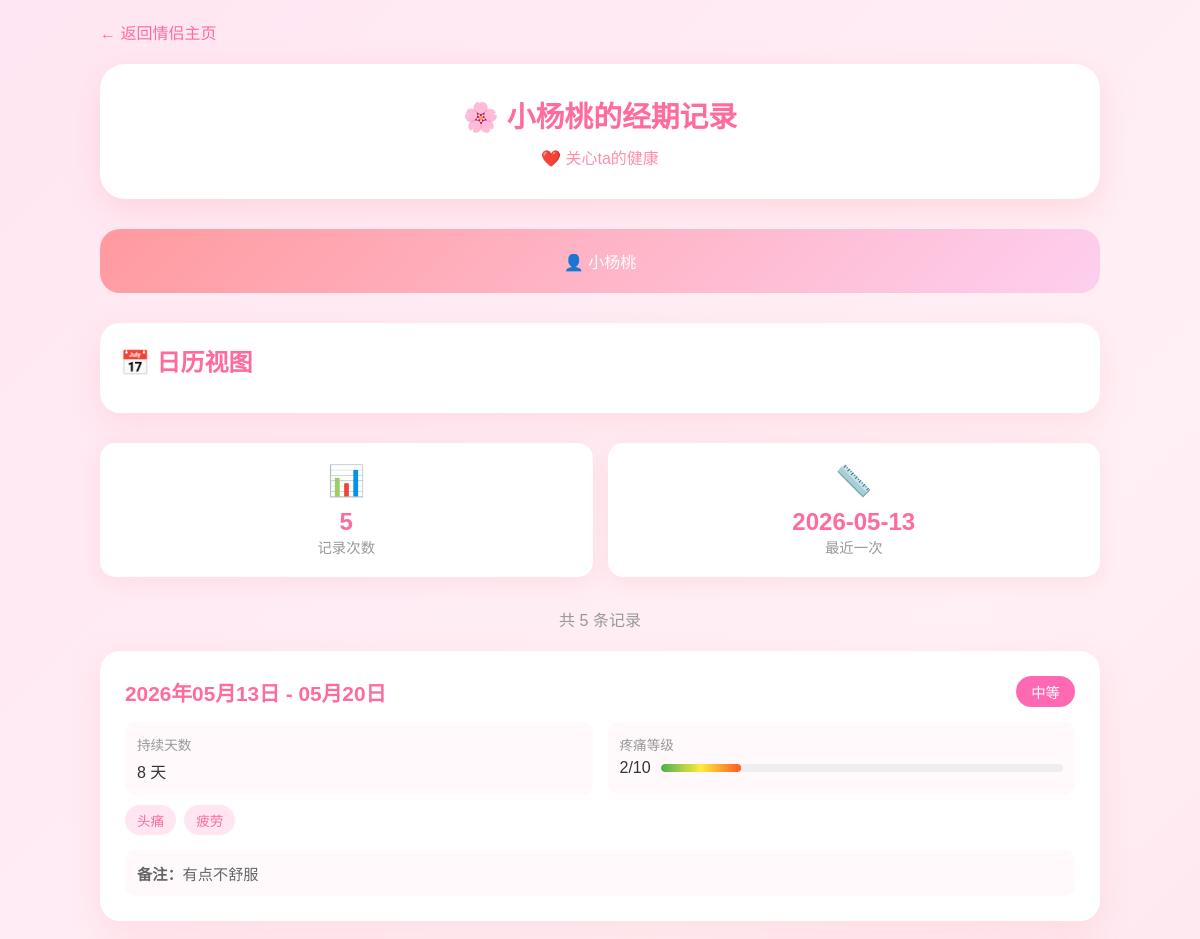
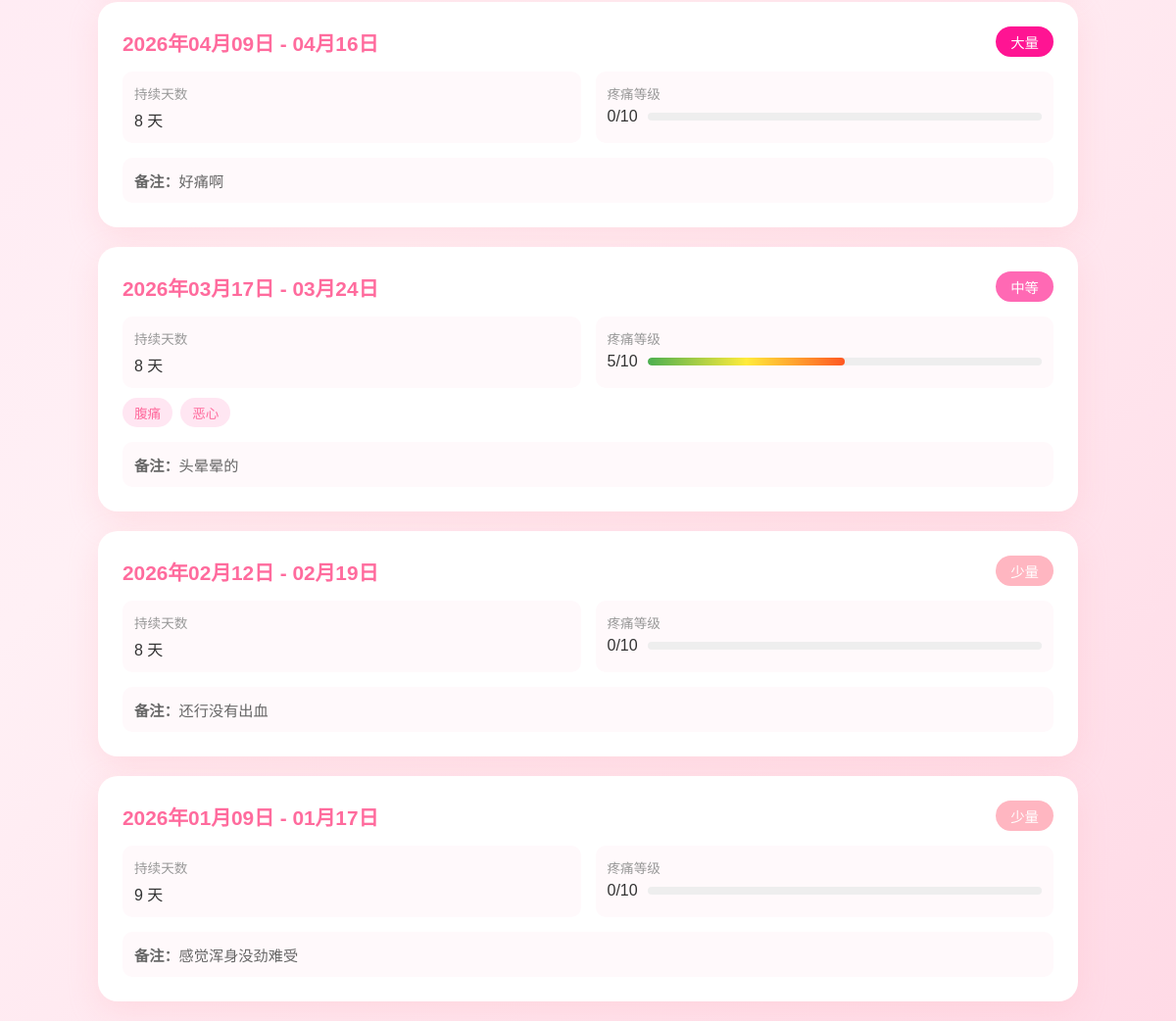
The page /partner/periods (signed in) on the database its author committed (2 pictures, top to bottom).
### app.py (models this page shows)
class User(UserMixin, db.Model):
    id = db.Column(db.Integer, primary_key=True)
    username = db.Column(db.String(80), unique=True, nullable=False)
    password_hash = db.Column(db.String(200), nullable=False)
    email = db.Column(db.String(120), unique=True)
    nickname = db.Column(db.String(80))
    phone = db.Column(db.String(20))
    birthday = db.Column(db.Date)
    avatar = db.Column(db.String(200))
    is_admin = db.Column(db.Boolean, default=False)  # 管理员标识
    partner_id = db.Column(db.Integer, db.ForeignKey('user.id'), nullable=True)  # 情侣绑定
    created_at = db.Column(db.DateTime, default=datetime.now)
    periods = db.relationship('Period', backref='user', lazy=True)
    partner = db.relationship('User', remote_side=[id], backref='partner_of_me')

class Period(db.Model):
    id = db.Column(db.Integer, primary_key=True)
    user_id = db.Column(db.Integer, db.ForeignKey('user.id'), nullable=False)
    start_date = db.Column(db.Date, nullable=False)
    end_date = db.Column(db.Date, nullable=False)
    flow = db.Column(db.String(20), default='medium')
    pain_level = db.Column(db.Integer, default=0)  # 疼痛等级 0-10
    symptoms = db.Column(db.String(200))  # 症状，多个用逗号分隔
    notes = db.Column(db.Text)
    created_at = db.Column(db.DateTime, default=datetime.now)

### app.py (the view)
@app.route('/partner/periods')
@login_required
def partner_periods():
    if not current_user.partner_id:
        flash('请先绑定情侣！', 'error')
        return redirect(url_for('partner_page'))
    partner = User.query.get(current_user.partner_id)
    periods = Period.query.filter_by(user_id=partner.id).order_by(Period.start_date.desc()).all()
    return render_template('partner_periods.html', partner=partner, periods=periods)

### app.py (called while the page is built)
@login_manager.user_loader
def load_user(user_id):
    return User.query.get(int(user_id))

### templates/partner_periods.html (shortened to what this page needs)
<!DOCTYPE html>
<html lang="zh-CN">
<head>
</head>
<body>
    <div class="container">
        <a href="{{ url_for('partner_page') }}" class="back-link">← 返回情侣主页</a>
        <div class="header">
            <h1>🌸 {{ partner.username }}的经期记录</h1>
            <p class="subtitle">❤️ 关心ta的健康</p>
        </div>
        <div class="partner-info">
            <span>👤 {{ partner.username }}</span>
        </div>
        <div class="calendar-container">
            <h2 style="color: #ff6b9d; margin-bottom: 15px;">📅 日历视图</h2>
        </div>
        <div class="stats-grid">
            <div class="stat-card">
                <div class="icon">📊</div>
                <div class="stat-value">{{ periods|length }}</div>
                <div class="stat-label">记录次数</div>
            </div>
            {% if periods %}
            <div class="stat-card">
                <div class="icon">📏</div>
                <div class="stat-value">{{ periods[0].start_date.strftime('%Y-%m-%d') if periods else '-' }}</div>
                <div class="stat-label">最近一次</div>
            </div>
            {% endif %}
        </div>
        <div class="records-count">共 {{ periods|length }} 条记录</div>
        {% if periods %}
        <div class="records-grid">
            {% for period in periods %}
            <div class="record-card">
                <div class="record-header">
                    <div class="record-date">
                        {{ period.start_date.strftime('%Y年%m月%d日') }}
                        {% if period.end_date != period.start_date %}
                            - {{ period.end_date.strftime('%m月%d日') }}
                        {% endif %}
                    </div>
                    <span class="flow-badge flow-{{ period.flow }}">
                        {% if period.flow == 'light' %}少量
                        {% elif period.flow == 'medium' %}中等
                        {% else %}大量{% endif %}
                    </span>
                </div>
                <div class="record-details">
                    <div class="detail-item">
                        <div class="detail-label">持续天数</div>
                        <div class="detail-value">{{ (period.end_date - period.start_date).days + 1 }} 天</div>
                    </div>
                    <div class="detail-item">
                        <div class="detail-label">疼痛等级</div>
                        <div class="detail-value pain-level">
                            <span>{{ period.pain_level }}/10</span>
                            <div class="pain-bar">
                                <div class="pain-fill" style="width: {{ period.pain_level * 10 }}%"></div>
                            </div>
                        </div>
                    </div>
                </div>
                {% if period.symptoms %}
                <div class="symptoms">
                    {% for symptom in period.symptoms.split(',') %}
                    <span class="symptom-tag">{{ symptom }}</span>
                    {% endfor %}
                </div>
                {% endif %}
                {% if period.notes %}
                <div class="notes">
                    <strong>备注：</strong>{{ period.notes }}
                </div>
                {% endif %}
            </div>
            {% endfor %}
        </div>
        {% else %}
        <div class="empty-state">
            <div class="icon">📭</div>
            <h3>暂无经期记录</h3>
            <p>{{ partner.username }}还没有记录经期哦</p>
        </div>
        {% endif %}
    </div>
    <link href="https://cdn.jsdelivr.net/npm/fullcalendar@6.1.8/main.min.css" rel="stylesheet">
</body>
</html>

### templates/partner_periods.html (style rules this page uses)
* { margin: 0; padding: 0; box-sizing: border-box; }
body { font-family: 'Noto Sans SC', sans-serif; background: linear-gradient(135deg, #ffe6f2 0%, #fff0f5 50%, #ffdae6 100%); min-height: 100vh; padding: 20px; }
.container { max-width: 1000px; margin: 0 auto; }
.header { text-align: center; padding: 30px; background: white; border-radius: 25px; box-shadow: 0 10px 30px rgba(255, 182, 193, 0.4); margin-bottom: 30px; }
.header h1 { color: #ff6b9d; font-size: 1.8em; }
.header .subtitle { color: #ff8fab; margin-top: 10px; }
.back-link { display: inline-block; margin-bottom: 20px; color: #ff6b9d; text-decoration: none; }
.partner-info { background: linear-gradient(135deg, #ff9a9e 0%, #fecfef 100%); border-radius: 20px; padding: 20px; margin-bottom: 30px; text-align: center; color: white; }
.records-grid { display: grid; gap: 20px; }
.record-card { background: white; border-radius: 20px; padding: 25px; box-shadow: 0 10px 30px rgba(255, 182, 193, 0.3); transition: transform 0.3s; }
.record-header { display: flex; justify-content: space-between; align-items: center; margin-bottom: 15px; }
.record-date { font-size: 1.3em; font-weight: bold; color: #ff6b9d; }
.flow-badge { padding: 5px 15px; border-radius: 20px; font-size: 0.9em; color: white; }
.flow-light { background: #FFB6C1; }
.flow-medium { background: #FF69B4; }
.flow-heavy { background: #FF1493; }
.record-details { display: grid; grid-template-columns: repeat(auto-fit, minmax(150px, 1fr)); gap: 15px; margin-top: 15px; }
.detail-item { background: #fff9fb; border-radius: 10px; padding: 12px; }
.detail-label { color: #999; font-size: 0.85em; margin-bottom: 5px; }
.detail-value { color: #333; font-weight: 500; }
.pain-level { display: flex; align-items: center; gap: 10px; }
.pain-bar { flex: 1; height: 8px; background: #eee; border-radius: 4px; overflow: hidden; }
.pain-fill { height: 100%; background: linear-gradient(90deg, #4CAF50, #FFEB3B, #FF5722); border-radius: 4px; }
.symptoms { display: flex; flex-wrap: wrap; gap: 8px; margin-top: 10px; }
.symptom-tag { background: #ffe6f2; color: #ff6b9d; padding: 5px 12px; border-radius: 15px; font-size: 0.85em; }
.notes { background: #fff9fb; border-radius: 10px; padding: 12px; margin-top: 15px; color: #666; font-size: 0.95em; }
.calendar-container { background: white; border-radius: 20px; padding: 20px; box-shadow: 0 10px 30px rgba(255, 182, 193, 0.3); margin-bottom: 30px; }
.stats-grid { display: grid; grid-template-columns: repeat(auto-fit, minmax(150px, 1fr)); gap: 15px; margin-bottom: 30px; }
.stat-card { background: white; border-radius: 15px; padding: 20px; text-align: center; box-shadow: 0 5px 20px rgba(255, 182, 193, 0.3); }
.stat-card .icon { font-size: 30px; margin-bottom: 10px; }
.stat-value { font-size: 1.5em; font-weight: bold; color: #ff6b9d; }
.stat-label { color: #999; font-size: 0.9em; }
.records-count { text-align: center; color: #999; margin-bottom: 20px; }

### rows shown on the page
User: username "小杨桃"
Period: start_date "2026-05-13", start_date "2026年05月13日", end_date "05月20日", flow "中等", (period.end_date-period.start_date).days+1 "8", pain_level "2", symptom "头痛" "疲劳", notes "有点不舒服"
Period: start_date "2026年04月09日", end_date "04月16日", flow "大量", (period.end_date-period.start_date).days+1 "8", pain_level "0", notes "好痛啊"
Period: start_date "2026年03月17日", end_date "03月24日", flow "中等", (period.end_date-period.start_date).days+1 "8", pain_level "5", symptom "腹痛" "恶心", notes "头晕晕的"
Period: start_date "2026年02月12日", end_date "02月19日", flow "少量", (period.end_date-period.start_date).days+1 "8", pain_level "0", notes "还行没有出血"
Period: start_date "2026年01月09日", end_date "01月17日", flow "少量", (period.end_date-period.start_date).days+1 "9", pain_level "0", notes "感觉浑身没劲难受"

### other values the page prints
{{ periods|length }} "5"
